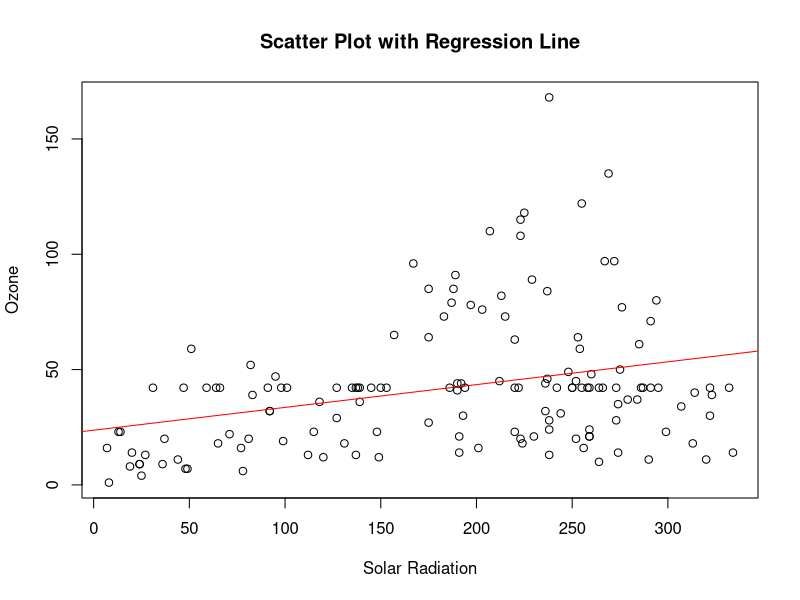

Generate this figure with R:
# 11. Handling Missing Values and Regression Analysis
missing_values <- colSums(is.na(airquality))
thresh <- 0.1 * nrow(airquality)
for (col in names(airquality)) {
  if (missing_values[col] > 0 & missing_values[col] < thresh) {
    airquality <- airquality[!is.na(airquality[[col]]), ]
  } else if (missing_values[col] >= thresh) {
    airquality[[col]][is.na(airquality[[col]])] <- mean(airquality[[col]], na.rm = TRUE)
  }
}

lm_model <- lm(Ozone ~ Solar.R, data = airquality)
plot(airquality$Solar.R, airquality$Ozone, xlab = "Solar Radiation", ylab = "Ozone", main = "Scatter Plot with Regression Line")
abline(lm_model, col = "red")